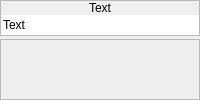
       <widget class="QWidget" name="wPlainText">
        <layout class="QVBoxLayout" name="verticalLayout_5">
         <property name="spacing">
          <number>3</number>
         </property>
         <property name="margin">
          <number>0</number>
         </property>
         <item>
          <widget class="QFrame" name="frame_2">
           <property name="sizePolicy">
            <sizepolicy hsizetype="Preferred" vsizetype="Fixed">
             <horstretch>0</horstretch>
             <verstretch>0</verstretch>
            </sizepolicy>
           </property>
           <property name="frameShape">
            <enum>QFrame::StyledPanel</enum>
           </property>
           <property name="frameShadow">
            <enum>QFrame::Raised</enum>
           </property>
           <layout class="QVBoxLayout" name="verticalLayout_3">
            <property name="spacing">
             <number>0</number>
            </property>
            <property name="margin">
             <number>0</number>
            </property>
            <item>
             <widget class="QLabel" name="label_3">
              <property name="sizePolicy">
               <sizepolicy hsizetype="Preferred" vsizetype="Fixed">
                <horstretch>0</horstretch>
                <verstretch>0</verstretch>
               </sizepolicy>
              </property>
              <property name="text">
               <string>Text</string>
              </property>
              <property name="alignment">
               <set>Qt::AlignCenter</set>
              </property>
             </widget>
            </item>
            <item>
             <widget class="QWidget" name="widget_3" native="true">
              <layout class="QHBoxLayout" name="horizontalLayout_2">
               <property name="spacing">
                <number>0</number>
               </property>
               <property name="margin">
                <number>0</number>
               </property>
               <item>
                <widget class="QLineEdit" name="lePlainText">
                 <property name="text">
                  <string>Text</string>
                 </property>
                 <property name="maxLength">
                  <number>128</number>
                 </property>
                 <property name="frame">
                  <bool>false</bool>
                 </property>
                </widget>
               </item>
              </layout>
             </widget>
            </item>
           </layout>
          </widget>
         </item>
         <item>
          <widget class="QFrame" name="frame_3">
           <property name="frameShape">
            <enum>QFrame::StyledPanel</enum>
           </property>
           <property name="frameShadow">
            <enum>QFrame::Raised</enum>
           </property>
          </widget>
         </item>
        </layout>
       </widget>
